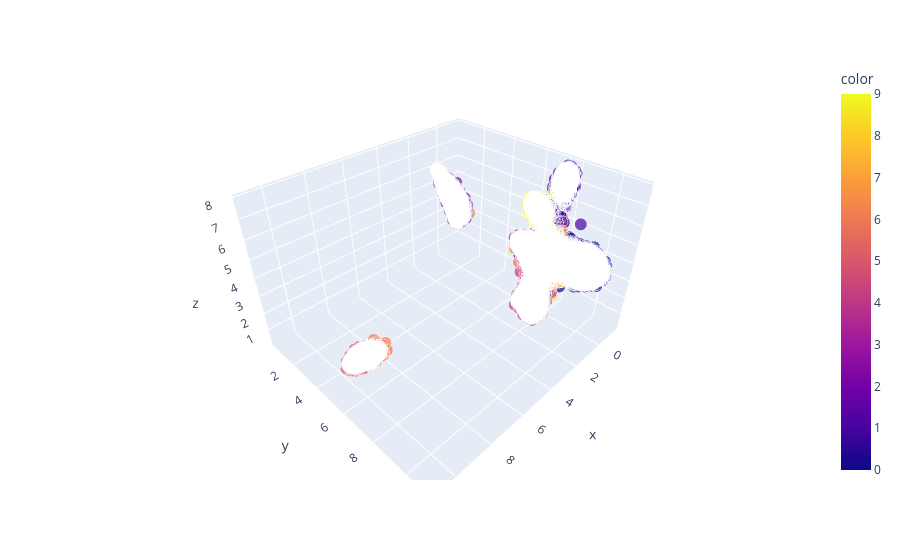
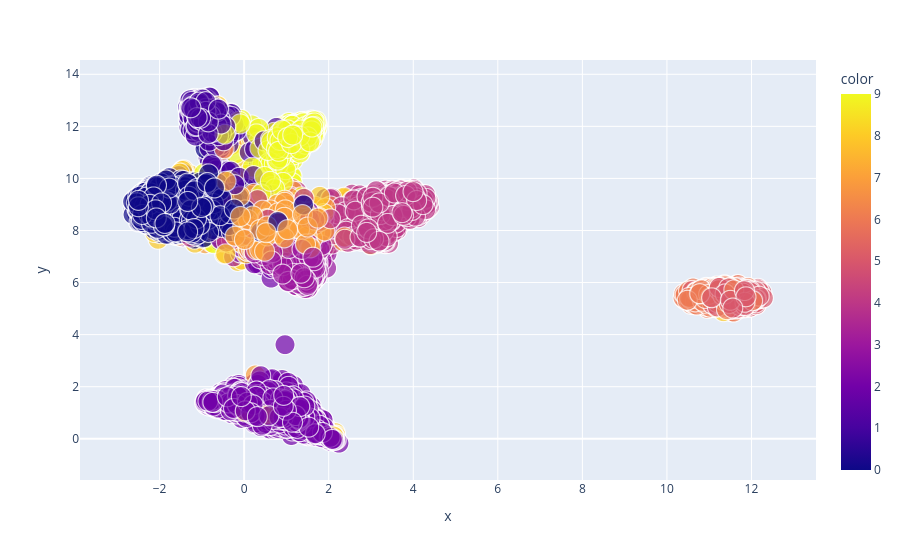

The notebook cell these images were saved under, in order:
### Code cell
plot_3D(X_embedded_pca, labels, reduce_dim=True, save_html=True)

### Figure 1 — Plotly figure (JSON) as saved in the notebook; plotly's stock layout.template omitted (floating-point values rounded to 4 significant figures; data arrays with more than 128 entries replaced by an {"elided": "..."} marker saying what was removed)
{"data": [{"hovertemplate": "x=%{x}<br>y=%{y}<br>z=%{z}<br>size=%{marker.size}<br>color=%{marker.color}<extra></extra>", "legendgroup": "", "marker": {"color": {"elided": "21000 int values"}, "coloraxis": "coloraxis", "size": {"elided": "21000 int values"}, "sizemode": "area", "sizeref": 0.005, "symbol": "circle"}, "mode": "markers", "name": "", "scene": "scene", "showlegend": false, "type": "scatter3d", "x": {"elided": "21000 float values"}, "y": {"elided": "21000 float values"}, "z": {"elided": "21000 float values"}}], "layout": {"coloraxis": {"colorbar": {"title": {"text": "color"}}, "colorscale": [[0, "#0d0887"], [0.1111, "#46039f"], [0.2222, "#7201a8"], [0.3333, "#9c179e"], [0.4444, "#bd3786"], [0.5556, "#d8576b"], [0.6667, "#ed7953"], [0.7778, "#fb9f3a"], [0.8889, "#fdca26"], [1, "#f0f921"]]}, "legend": {"itemsizing": "constant", "tracegroupgap": 0}, "margin": {"t": 60}, "scene": {"domain": {"x": [0, 1], "y": [0, 1]}, "xaxis": {"title": {"text": "x"}}, "yaxis": {"title": {"text": "y"}}, "zaxis": {"title": {"text": "z"}}}}}

### Figure 2 — Plotly figure (JSON) as saved in the notebook; plotly's stock layout.template omitted (floating-point values rounded to 4 significant figures; data arrays with more than 128 entries replaced by an {"elided": "..."} marker saying what was removed)
{"data": [{"hovertemplate": "x=%{x}<br>y=%{y}<br>size=%{marker.size}<br>color=%{marker.color}<extra></extra>", "legendgroup": "", "marker": {"color": {"elided": "21000 int values"}, "coloraxis": "coloraxis", "size": {"elided": "21000 int values"}, "sizemode": "area", "sizeref": 0.005, "symbol": "circle"}, "mode": "markers", "name": "", "showlegend": false, "type": "scattergl", "x": {"elided": "21000 float values"}, "xaxis": "x", "y": {"elided": "21000 float values"}, "yaxis": "y"}], "layout": {"coloraxis": {"colorbar": {"title": {"text": "color"}}, "colorscale": [[0, "#0d0887"], [0.1111, "#46039f"], [0.2222, "#7201a8"], [0.3333, "#9c179e"], [0.4444, "#bd3786"], [0.5556, "#d8576b"], [0.6667, "#ed7953"], [0.7778, "#fb9f3a"], [0.8889, "#fdca26"], [1, "#f0f921"]]}, "legend": {"itemsizing": "constant", "tracegroupgap": 0}, "margin": {"t": 60}, "xaxis": {"anchor": "y", "domain": [0, 1], "title": {"text": "x"}}, "yaxis": {"anchor": "x", "domain": [0, 1], "title": {"text": "y"}}}}
